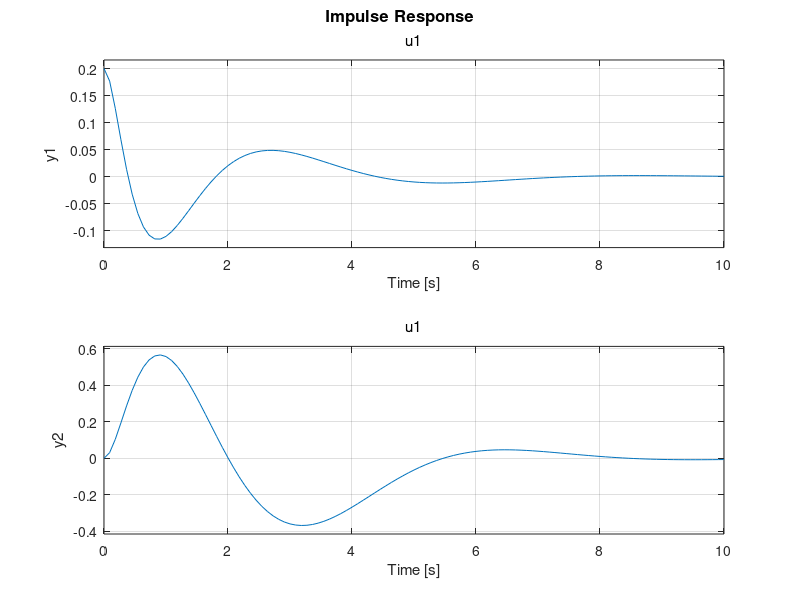

MATLAB code for this plot:
%% LQR
% we take the full model, add integrator states and directly
%calculate optimal gains:
m = 1.0;
M = 5.0;
l = 1.0;
g = 9.807;

c1 = (M+m)*g/(M*l);
c2 = -m*g/M;
c3 = -1.0/(M*l);
c4 = 1.0/M;


A = [0 1 0 0
     c1 0 0 0
     0 0 0 1
     c2 0 0 0]
B = [0;c3;0;c4]

A_aug = [A zeros(4,1)
         0 0 -1 0 0]
B_aug = [B;0]
C = [1 0 0 0
     0 1 0 0
     0 0 0 1];

rank(ctrb(A_aug,B_aug))
   
Q_aug = diag([100 0 0.1 0 100]);
M = sqrtm(Q_aug);
rank(obsv(A_aug,M))
R = 1;
K = lqr(A_aug,B_aug,Q_aug,R)

Bp = [0.2;0;0;0;0];
Cp = [1 0 0 0 0
      0 0 1 0 0];

Dp = 0;
A_CL = A_aug-B_aug*K;

 sysCL = ss(A_CL,Bp,Cp,Dp);
 step(sysCL)
 impulse(sysCL)
